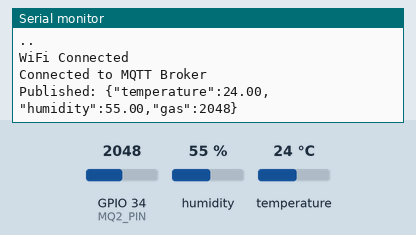
A sketch run on a simulated ESP32. On the bench: the last lines printed to the serial monitor. Inputs (shaded band) come from the test bench; at power-on: humidity 55 %, GPIO 34 (MQ2_PIN) = 2048, temperature 24 °C. WiFi joins after 1.5 s; servers stay silent unless stated; no MQTT or app messages arrive unless stated.

Above: at 3.2 s.
3.3 s: humidity set to 22 %
At 8.4 s:
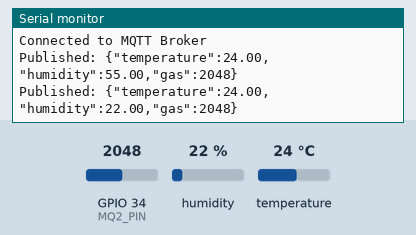
8.9 s: GPIO 34 (MQ2_PIN) set to 2866
At 13.1 s:
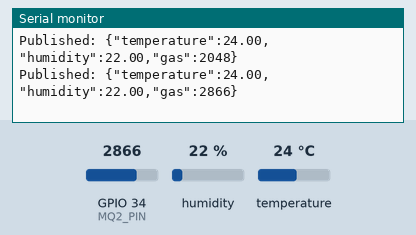
14.5 s: temperature set to 12 °C
At 17.8 s:
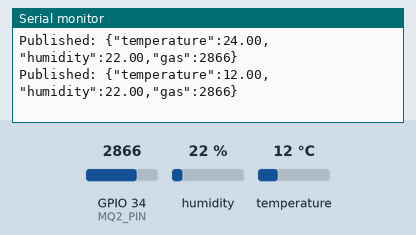
20.1 s: GPIO 34 (MQ2_PIN) set to 3603
At 23.7 s:
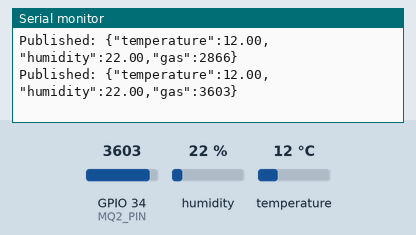
25.7 s: humidity set to 40 %
At 28.3 s:
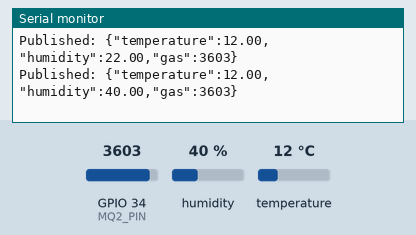
Timing chart, 0 to 29.8 s (numbered marks = the images above; inputs shaded):
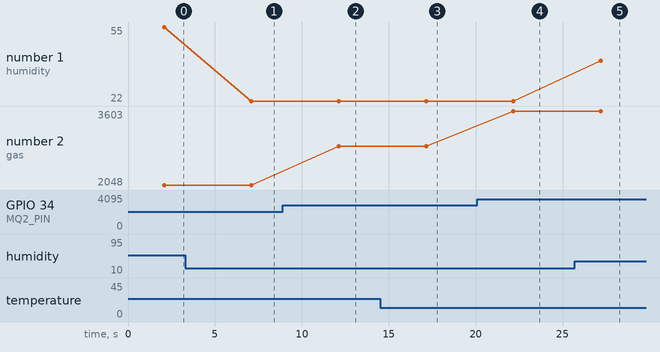

The sketch:

publisher1.ino
```cpp
// include required libraries
#include <WiFi.h>
#include <ArduinoMqttClient.h>
#include <DHT.h>
// Define sensor pins and types
#define DHTPIN 4
#define DHTTYPE DHT11
#define MQ2_PIN 34
// Wifi and MQTT configuration
const char* ssid = "Tanaya's S24";
const char* password = "Tanaya@2911";
const char* mqtt_server="192.168.6.2";
const char* broker = "test.mosquitto.org";
int port = 1883;
const char* topic = "env/data";
// Create wifi and MQTT client objects
WiFiClient wifiClient;
MqttClient mqttClient(wifiClient);
// Create DHT sensor object
DHT dht(DHTPIN, DHTTYPE);
// stepup function(runs once)
void setup() {
// start serial communication
  Serial.begin(115200);
//  Initalize DHT sensor
  dht.begin();
//  Connect to wifi
  WiFi.begin(ssid, password);
  while (WiFi.status() != WL_CONNECTED) {
    delay(1000);
    Serial.print(".");
  }
  //  WiFi connected message
  Serial.println("\nWiFi Connected");
//  Connect to MQTT broker
  mqttClient.connect(broker, port);
  Serial.println("Connected to MQTT Broker");
}
//  Loop function (runs repeatedly)

void loop() {
  // Read temperature from DHT11
  float temp = dht.readTemperature();
  // Read humidity from DHT11
  float hum = dht.readHumidity();
  // Read gas value from MQ2 sensor
  int gas = analogRead(MQ2_PIN);
//Check if DHT values are valid
  if (isnan(temp) || isnan(hum)) {
    Serial.println("Failed to read DHT sensor");
    return;
  }
//Create JSON payload
  String payload = "{";
  payload += "\"temperature\":" + String(temp) + ",";
  payload += "\"humidity\":" + String(hum) + ",";
  payload += "\"gas\":" + String(gas);
  payload += "}";
//Publish data to MQTT topic
  mqttClient.beginMessage(topic);
  mqttClient.print(payload);
  mqttClient.endMessage();
// Print published data
  Serial.println("Published: " + payload);
  // Delay of 5 seconds
  delay(5000);
}
```

Measured:
- after the input at 3.3 s, the serial monitor: prints a new line after 3.8 s (image 1)
- after the input at 8.9 s, the serial monitor: prints a new line after 3.2 s (image 2)
- after the input at 14.5 s, the serial monitor: prints a new line after 2.6 s (image 3)
- after the input at 20.1 s, the serial monitor: prints a new line after 2.1 s (image 4)
- after the input at 25.7 s, the serial monitor: prints a new line after 1.5 s (image 5)
- plotted number 1: 55 → 22 after the input at 3.3 s, 22 → 40 after the input at 25.7 s
- plotted number 2: 2048 → 2866 after the input at 8.9 s, 2866 → 3603 after the input at 20.1 s
